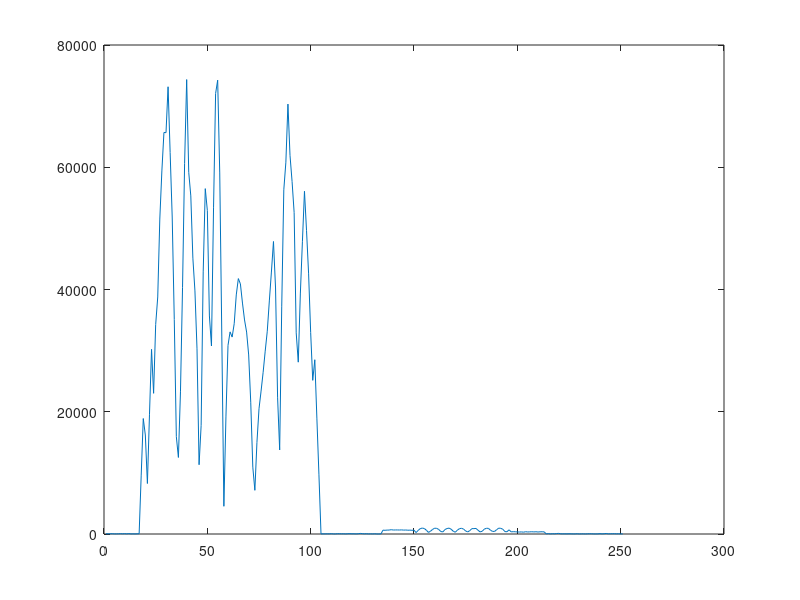
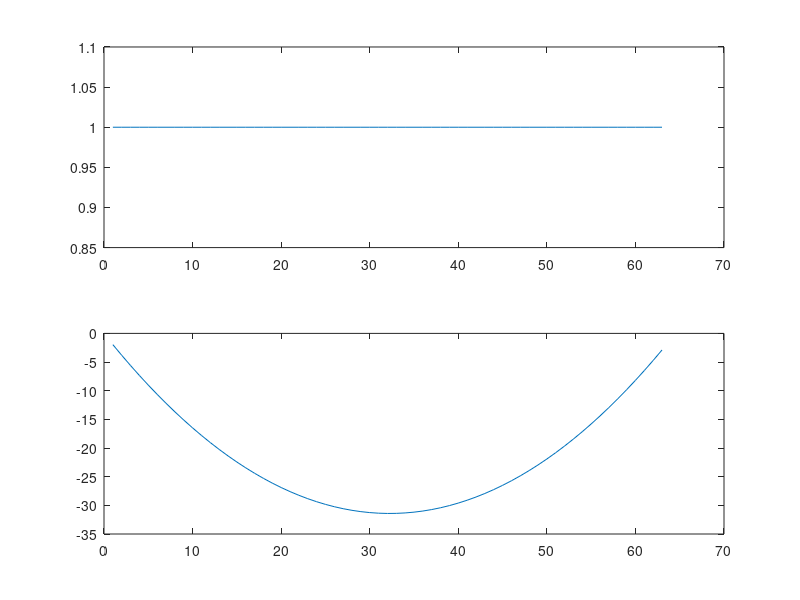
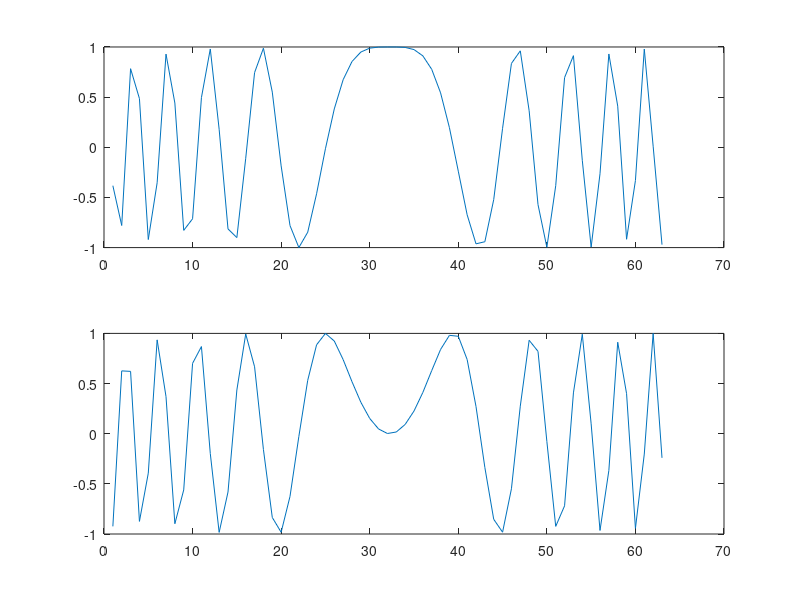
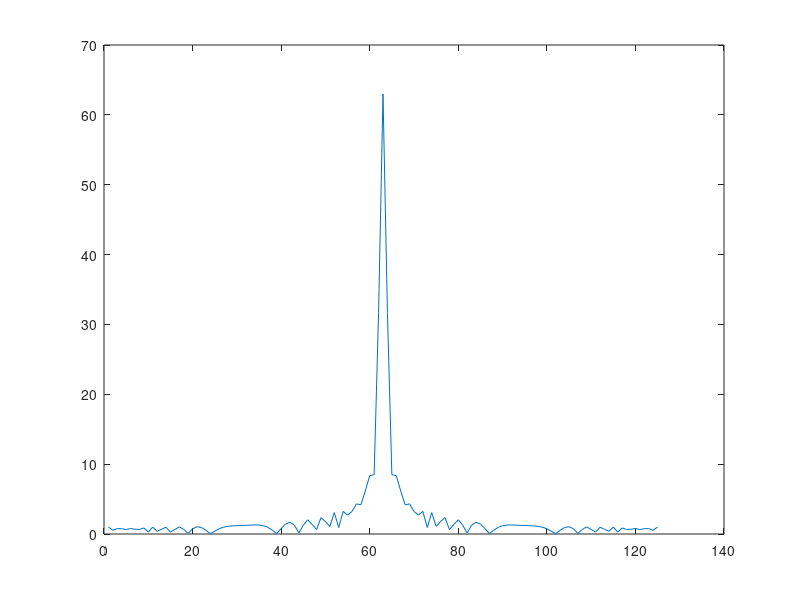

Write the MATLAB code that produced these figures, in order.
close all; clear; clc

%%
% nacteni/load
load RAD_Sem05_SrecB_0p2.mat;
load DataDoppfilt.mat

t = (1:length(s0))'/fs;

%%
figure(1)
plot(abs(sSum(:,1)))

%%
figure(2)
subplot(211)
plot(abs(s0))
subplot(212)
plot(unwrap(angle(s0)))

figure(3)
subplot(211)
plot(real(s0))
subplot(212)
plot(imag(s0))

%%
Rs0 = xcorr(s0,s0);
figure(4)
plot(abs(Rs0))


%%
CPs = xcorr(s,s0);
figure(5)
plot(abs(CPs))

%%
stest_komp = filter(flipud(conj(s0))',1,sSum,[],1); % komprese
DFsCP = filter([1 -2 1],1,stest_komp,[],2);         % Doppler filtrace

figure(6)
plot(abs(DFsCP))
